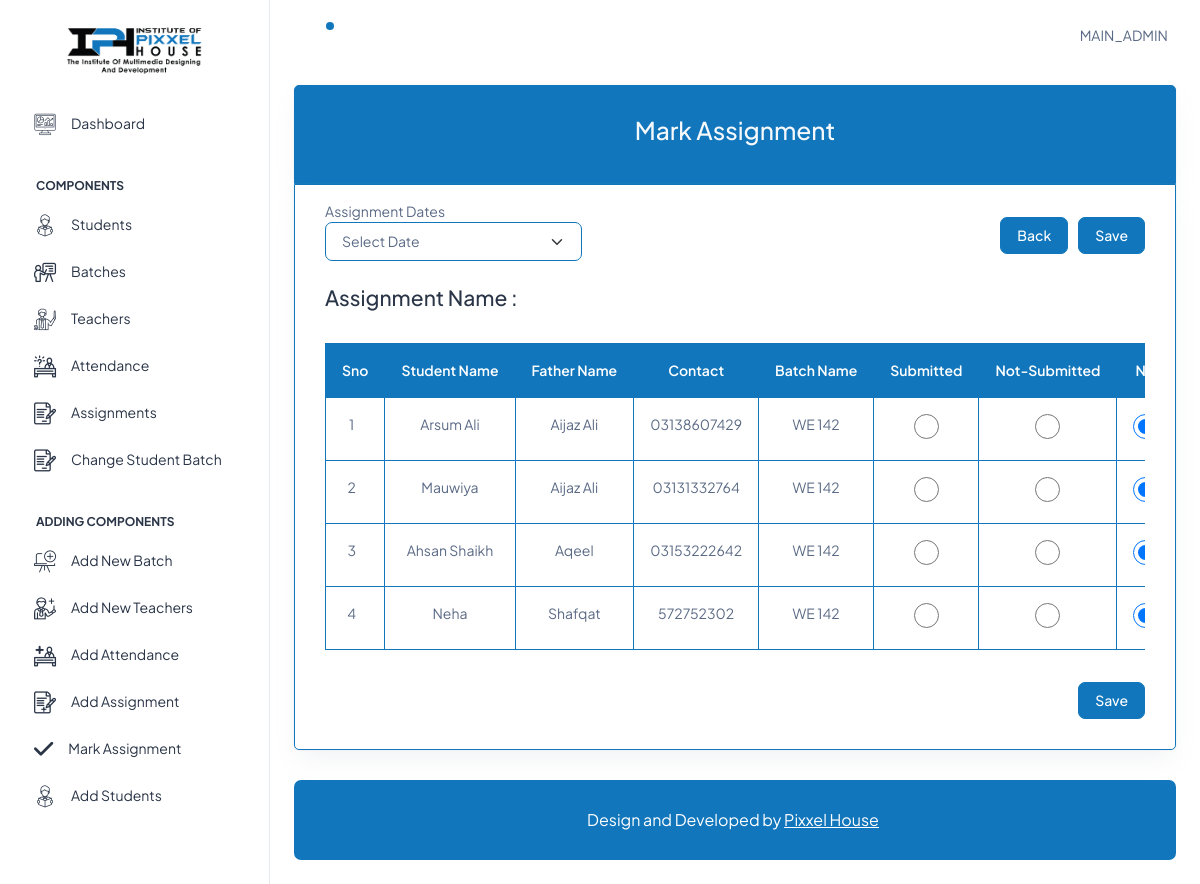
Page /admin_dashboard/mark_assigment.php?batch_id=3 (signed in) on the committed database.
### tables this page shows
CREATE TABLE `main_admin` (
  `sno` int(11) NOT NULL,
  `user_name` varchar(255) NOT NULL,
  `email` varchar(255) NOT NULL,
  `password` varchar(255) NOT NULL,
  `image` varchar(500) NOT NULL
);

CREATE TABLE `students` (
  `sno` int(11) NOT NULL,
  `student_name` varchar(255) DEFAULT NULL,
  `father_name` varchar(255) DEFAULT NULL,
  `father_email` varchar(500) NOT NULL,
  `home_contact` varchar(255) DEFAULT NULL,
  `date_of_birth` varchar(255) DEFAULT NULL,
  `student_contact` varchar(255) DEFAULT NULL,
  `emergency_contact` varchar(255) DEFAULT NULL,
  `gender` varchar(255) DEFAULT NULL,
  `address` varchar(255) DEFAULT NULL,
  `qualification` varchar(255) DEFAULT NULL,
  `course` int(11) DEFAULT NULL,
  `batch` varchar(500) NOT NULL,
  `previous_batch` varchar(100) NOT NULL,
  `country` varchar(50) NOT NULL,
  `country_code` varchar(10) NOT NULL,
  `city` varchar(50) NOT NULL,
  `email` varchar(255) NOT NULL,
  `portal_email` varchar(500) NOT NULL,
  `fees` varchar(255) NOT NULL,
  `password` varchar(500) NOT NULL,
  `student_image` varchar(255) DEFAULT NULL,
  `test_password` varchar(100) NOT NULL,
  `date` varchar(255) DEFAULT NULL,
  `on/off` varchar(50) NOT NULL
);

CREATE TABLE `batch` (
  `batch_id` int(11) NOT NULL,
  `batch_name` varchar(255) DEFAULT NULL,
  `batch_code` varchar(255) DEFAULT NULL,
  `batch_slot` varchar(255) DEFAULT NULL,
  `teacher` int(11) DEFAULT NULL,
  `time` varchar(200) NOT NULL,
  `course_id` int(11) NOT NULL,
  `course_duration` varchar(255) DEFAULT NULL,
  `lab_number` int(20) NOT NULL,
  `date_of_start` varchar(255) DEFAULT NULL,
  `date_of_end` varchar(255) DEFAULT NULL,
  `change_date` varchar(100) NOT NULL
);

### functions/function.php (called while the page is built, shortened)
<?php
function get_table_data($tableName, $connection)
{
    $query = "SELECT * FROM $tableName";
    $result = mysqli_query($connection, $query);
    if ($result) {
        return $result;
    } else {
        echo "Error executing query: " . mysqli_error($connection);
    }
}
function get_table_data2($tableName, $connection, $columnName, $columnValue)
{
    $query = "SELECT * FROM $tableName WHERE `$columnName` = ?";
    $stmt = mysqli_prepare($connection, $query);
    mysqli_stmt_bind_param($stmt, "s", $columnValue);
    mysqli_stmt_execute($stmt);
    $result = mysqli_stmt_get_result($stmt);
    if ($result) {
        return $result;
    } else {
        echo "Error executing statement: " . mysqli_stmt_error($stmt);
        return false;
    }
}

### admin_dashboard/mark_assigment.php (the view, shortened to what this page needs)
<!doctype html>
<html lang="en">
<head>
    <?php include('include/links.php'); ?>
</head>
<body>
    <div class="page-wrapper" id="main-wrapper" data-layout="vertical" data-navbarbg="skin6" data-sidebartype="full" data-sidebar-position="fixed" data-header-position="fixed">
        <?php include('include/sidebar.php'); ?>
        <div class="body-wrapper">
            <header class="app-header">
                <?php include('include/navbar.php'); ?>
            </header>
            <div class="container-fluid">
                <div class="card bg-primary card-bottom-ph my-border-primary-1 my-border-top-1">
                    <div class="card-body">
                        <h3 class=" text-center text-light">Mark Assignment</h3>
                    </div>
                </div>
                <div class="card my-border-primary-1 my-border-bottom-1">
                    <div class="card-body table-body pt-0 mt-0">
                        <form action="" method="post">
                            <div class="row mt-3">
                                <div class="col-md-4">
                                    <label for="attandance_date">Assignment Dates</label>
                                    <select id="assignment_date" name="assignment_date" class="form-select">
                                        <option value="">Select Date</option>
                                        <?php
                                        $get_batch_id = $_GET['batch_id'];
                                        ?>
                                    </select>
                                </div>
                                <div class="col-md-8">
                                    <input type="submit" class="btn btn-primary mt-3 float-end" name="btn_submit" value="Save">
                                        <input type="button" onclick="history.back()" class="btn btn-primary mt-3 float-end" value="Back" style="margin-right: 10px;">
                                </div>
                            </div>
                            <div class="row mt-4">
                                <div class="col-md-4">
                                    <h4>Assignment Name :</h4>
                                </div>
                                <div class="col-md-8" id="show_assignment">
                                </div>
                            </div>
                            <div class="table-responsive main-table mt-4">
                                <table id="myTable" class="teacher-table table-bordered table data-table text-nowrap text-center my-border-primary-1">
                                    <thead class="text-bg-primary">
                                        <th>Sno</th>
                                        <th>Student Name</th>
                                        <th>Father Name</th>
                                        <th>Contact</th>
                                        <th>Batch Name</th>
                                        <th>Submitted</th>
                                        <th>Not-Submitted</th>
                                        <th>Nill</th>
                                    </thead>
                                    <?php
                                    $show_batch_name = get_table_data2('batch', $con, 'batch_id', $get_batch_id);
                                    while ($show2 = mysqli_fetch_assoc($show_batch_name)) {
                                        $batch__get = $show2['batch_name'];
                                    }
                                    $show_students = get_table_data('students', $con);
                                    while ($show = mysqli_fetch_assoc($show_students)) {
                                        $batch_id_sno_get = $show['batch'];
                                        $batch_id_sno_array = explode(',', $batch_id_sno_get);
                                        if (in_array($get_batch_id, $batch_id_sno_array)) {
                                    ?>
                                            <tr>
                                                <td></td>
                                                <td><?php echo $show['student_name']; ?></td>
                                                <td><?php echo $show['father_name']; ?></td>
                                                <td><?php echo $show['student_contact']; ?></td>
                                                <td><?php echo $batch__get; ?></td>
                                                <td>
                                                    <input type="radio" name="status[<?php echo $show['sno']; ?>]" value="1" class="custom-control-input-ph">
                                                </td>
                                                <td>
                                                    <input type="radio" name="status[<?php echo $show['sno']; ?>]" value="0" class="custom-control-input-ph">
                                                </td>
                                                <td>
                                                    <input type="radio" name="status[<?php echo $show['sno']; ?>]" value="2" class="custom-control-input-ph" checked>
                                                </td>
                                            </tr>
                                    <?php
                                        }
                                    }
                                    ?>
                                </table>
                            </div>
                            <div class="row">
                                <div class="col-md-12">
                                    <input type="submit" class="btn btn-primary mt-3 float-end" name="btn_submit" value="Save">
                                </div>
                            </div>
                        </form>
                    </div>
                </div>
                <?php include('include/footer.php'); ?>
            </div>
        </div>
    </div>
</body>
</html>

### admin_dashboard/include/navbar.php (shortened to what this page needs)
<?php
include('include/connect.php');
if (isset($_SESSION['admin_login'])) {
  $admin_session = $_SESSION['admin_login'];
  $admin_details = get_table_data2('main_admin', $con, 'email', $admin_session);
  while ($admin = mysqli_fetch_assoc($admin_details)) {
    $user_name = $admin['user_name'];
  }
}
?>
<nav class="navbar navbar-expand-lg navbar-light apply_shadow-ph">
  <?php
  $circle_anim = '';
  ?>
  <ul class="navbar-nav notification-parent" data-admin-id='0' requestFetch='true'>
    <li class="nav-item">
      <a class="nav-link nav-icon-hover " id='not-bell' href="javascript:void(0)">
        <i class="ti ti-bell-ringing"></i>
        <div class="notification bg-primary rounded-circle  <?php echo $circle_anim; ?>" id="not-cir"></div>
      </a>
    </li>
  </ul>
  <div class="navbar-collapse justify-content-end px-0" id="navbarNav">
    <ul class="navbar-nav flex-row ms-auto align-items-center justify-content-end">
      <li class="nav-item dropdown">
        <a><?php echo strtoupper($user_name) ?></a>
      </li> &nbsp &nbsp
    </ul>
  </div>
</nav>

### assets/css/my-style.css (style rules this page uses)
.my-border-top-1 { border-top-left-radius: 5px !important; border-top-right-radius: 5px !important; border-bottom-left-radius: 0px !important; border-bottom-right-radius: 0px !important; }
.my-border-bottom-1 { border-top-left-radius: 0px !important; border-top-right-radius: 0px !important; border-bottom-left-radius: 5px !important; border-bottom-right-radius: 5px !important; }
.my-border-primary-1 { border: 1px solid #1176bc !important; }
input, select, textarea { border: 1px solid #1176bc !important; }
.custom-control-input-ph { width: 25px; height: 25px; }
.card-bottom-ph { margin-bottom: 0px !important; }
.notification-parent { position: relative; }

### assets/css/other.css (style rules this page uses)
.teacher-table tr:not(.fble_htr) { counter-increment: rowNumber; }
.teacher-table tr:not(.fble_htr) td:first-child::before { content: counter(rowNumber); min-width: 1em; margin-right: 0.5em; }

### assets/css/an_style.css (style rules this page uses)
* { box-sizing: border-box; text-decoration: none; }
tbody, tfoot, thead, tr { width: 100%; }

### rows in the picture
main_admin: user_name "MAIN_ADMIN"
students: student_name "Arsum Ali", father_name "Aijaz Ali", student_contact "03138607429"
batch: batch_name "WE 142"
students: student_name "Mauwiya", father_name "Aijaz Ali", student_contact "03131332764"
students: student_name "Ahsan Shaikh", father_name "Aqeel", student_contact "03153222642"
students: student_name "Neha", father_name "Shafqat", student_contact "572752302"
